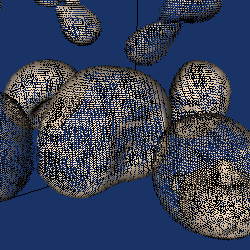

Source code (Python):
#!/usr/bin/env python

# Generate an isosurface of iron protein data using
# vtkRecursiveDividingCubes with an outline.

import os

# Factory overrides
import vtkmodules.vtkInteractionStyle  # noqa: F401
import vtkmodules.vtkRenderingOpenGL2  # noqa: F401

from vtkmodules.vtkCommonColor import vtkNamedColors
from vtkmodules.vtkFiltersGeneral import vtkRecursiveDividingCubes
from vtkmodules.vtkFiltersModeling import vtkOutlineFilter
from vtkmodules.vtkIOLegacy import vtkStructuredPointsReader
from vtkmodules.vtkRenderingCore import (
    vtkActor,
    vtkCamera,
    vtkPolyDataMapper,
    vtkRenderWindow,
    vtkRenderWindowInteractor,
    vtkRenderer,
)

# Data directory
data_dir = os.environ.get("VPE_DATA_DIR", os.path.dirname(os.path.abspath(__file__)))

colors = vtkNamedColors()
rgb = [0.0, 0.0, 0.0]

# Read structured points
reader = vtkStructuredPointsReader()
reader.SetFileName(os.path.join(data_dir, "ironProt.vtk"))

# Recursive dividing cubes
iso = vtkRecursiveDividingCubes()
iso.SetInputConnection(reader.GetOutputPort())
iso.SetValue(128)
iso.SetDistance(0.5)
iso.SetIncrement(2)

iso_mapper = vtkPolyDataMapper()
iso_mapper.SetInputConnection(iso.GetOutputPort())
iso_mapper.ScalarVisibilityOff()

colors.GetColorRGB("bisque", rgb)
iso_actor = vtkActor()
iso_actor.SetMapper(iso_mapper)
iso_actor.GetProperty().SetColor(rgb)

# Outline
outline = vtkOutlineFilter()
outline.SetInputConnection(reader.GetOutputPort())

outline_mapper = vtkPolyDataMapper()
outline_mapper.SetInputConnection(outline.GetOutputPort())

colors.GetColorRGB("black", rgb)
outline_actor = vtkActor()
outline_actor.SetMapper(outline_mapper)
outline_actor.GetProperty().SetColor(rgb)

# Renderer
renderer = vtkRenderer()
renderer.AddActor(outline_actor)
renderer.AddActor(iso_actor)
renderer.SetBackground(0.1, 0.2, 0.4)

# Window
render_window = vtkRenderWindow()
render_window.SetMultiSamples(0)
render_window.AddRenderer(renderer)
render_window.SetSize(250, 250)
render_window.SetWindowName("recursive dc")

# Interactor
interactor = vtkRenderWindowInteractor()
interactor.SetRenderWindow(render_window)

# Scene
cam = vtkCamera()
cam.SetClippingRange(19.1589, 957.946)
cam.SetFocalPoint(33.7014, 26.706, 30.5867)
cam.SetPosition(150.841, 89.374, -107.462)
cam.SetViewUp(-0.190015, 0.944614, 0.267578)
cam.Dolly(3)
renderer.SetActiveCamera(cam)

interactor.Initialize()
interactor.Start()
